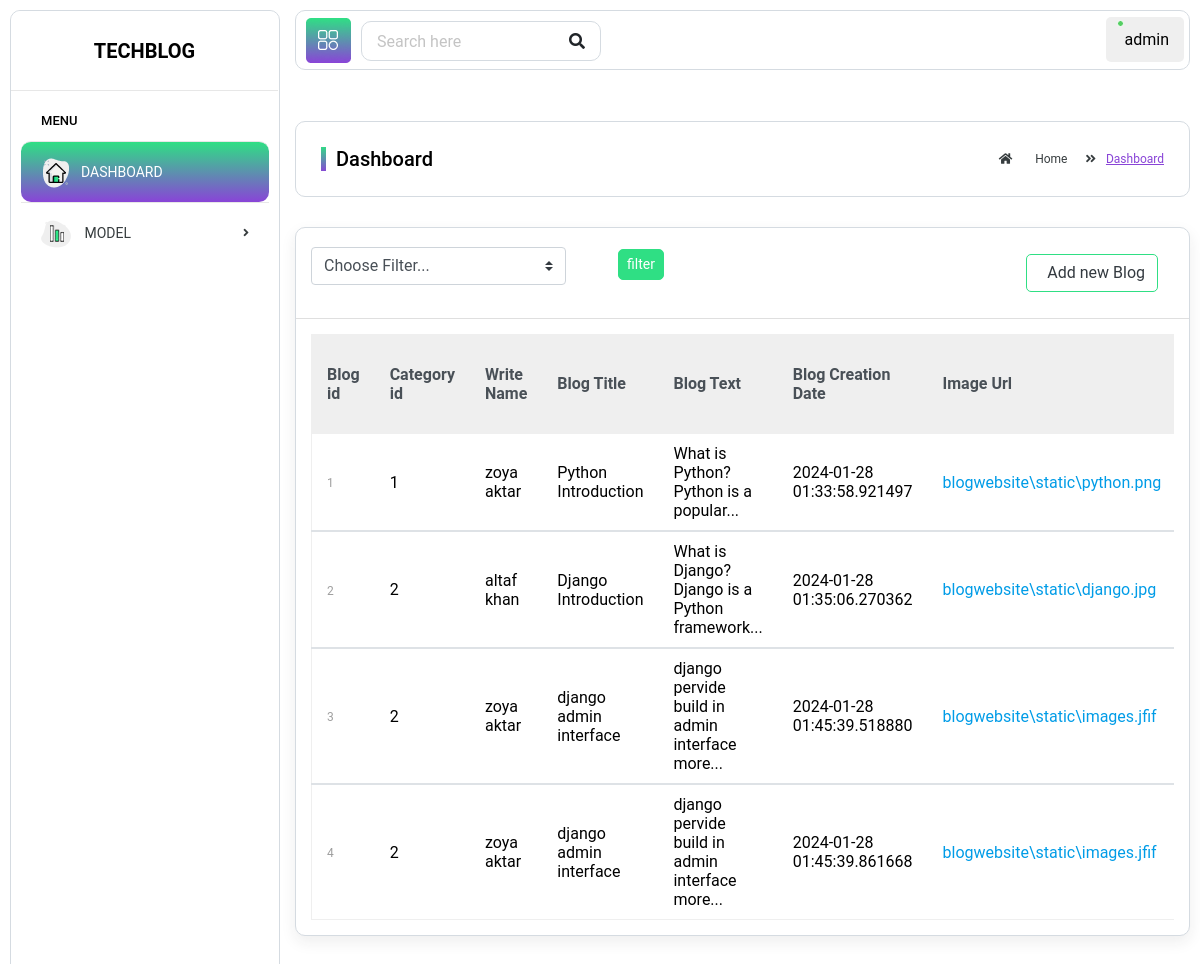
The app's page /admin/dashboard (signed in) with its own data.
### blogwebsite/model/model.py (models this page shows)
class BlogModel(db.Model):
    id = db.Column(db.Integer,primary_key=True)
    category_id = db.Column(db.Integer,db.ForeignKey('category_master.category_id'), nullable=False)
    writer_name = db.Column(db.String(50), nullable=False)
    blog_title = db.Column(db.String(120), nullable=False)
    blog_text = db.Column(db.Text, nullable=False)
    blog_creation_date = db.Column(db.DateTime)
    image = db.Column(db.String(255))
    image_data = db.Column(db.String(255))
    blog_read_count = db.Column(db.Integer, default=0)

### siteadmin/route.py (the view)
@siteadmin.route('/dashboard', methods=['GET', 'POST'])
@admin_auth
def dashboard():
    blog = BlogModel.query.all()
    return render_template('home.html',blog=blog)

### blogwebsite/main.py (called while the page is built)
def get_all_categories():
    try:
        global global_all_category_no, global_all_category_name
        all_category_info = db.session.query(CategoryMaster.category_id,CategoryMaster.category_name)
        all_category_info = list(all_category_info)
        global_all_category_no, global_all_category_name = zip(*all_category_info)
    except Exception as e:
        pass

@app.before_request
def create_all():
    get_all_categories()

### siteadmin/route.py (called while the page is built)
def get_all_categories():
    try:
        global global_all_category_no, global_all_category_name
        all_category_info = db.session.query(CategoryMaster.category_id,CategoryMaster.category_name)
        all_category_info = list(all_category_info)
        global_all_category_no, global_all_category_name = zip(*all_category_info)
    except Exception as e:
        pass

@siteadmin.before_app_request
def create_all():
    get_all_categories()

### siteadmin/templates/home.html (shortened to what this page needs)
﻿{% extends "admin_base.html" %}
{% block content %}
		<div class="page-wrapper">
		<div class="content container-fluid">
		<div class="page-header">
		<div class="row">
		<div class="col-md-6">
		<h3 class="page-title mb-0">Dashboard</h3>
		</div>
		<div class="col-md-6">
		<ul class="breadcrumb mb-0 p-0 float-right">
		<li class="breadcrumb-item"><a href="/admin/dashboard"><i class="fas fa-home"></i> Home</a></li>
		<li class="breadcrumb-item"><span>Dashboard</span></li>
		</ul>
		</div>
		</div>
		</div>
		<div class="row">
			<div class="col-lg-12">
			<div class="card">
			<div class="card-header">
			<div class="row align-items-center">
			<div class="col-sm-6">
				<form method='get' action="{{url_for('siteadmin.blog_filte')}}">
					<div class="form-row align-items-center">
					  <div class="col-auto my-1">
					  <select class="custom-select mr-sm-2" name="bquery" id="inlineFormCustomSelect">
						<option selected>Choose Filter...</option>
					  </select>
					  </div>
					 <div class="col-auto my-1">
					  <div class="custom-control custom-checkbox mr-sm-2">
					  </div>
					  </div>
					  <div class="col-auto my-1">
					  <button type="submit" class="btn btn-primary  btn-sm mb-1">filter</button>
					  </div>
					</div>
					</form>
			</div>
			<div class="col-sm-6 text-sm-right">
			<div class=" mt-sm-0 mt-2">
			<button class="btn btn-outline-primary mr-2"><a href="{{url_for('siteadmin.insert_blog')}}" class="ml-2 text-dark">Add new Blog</span></button>
			</div>
			</div>
			</div>
			</div>
			<div class="card-body">
			<div class="table-responsive">
			<table class="table custom-table">
			<thead class="thead-light">
			<tr>
			<th>Blog id</th>
			<th>Category id </th>
			<th>Write Name</th>
			<th>Blog Title</th>
			<th>Blog Text</th>
			<th>Blog Creation Date</th>
			<th>Image Url</th>
			</tr>
			</thead>
			{% if blog %}
			{% for blog in blog %}
			<tbody>
			<tr>
			<td>
			<h2><a href="/"><span>{{blog.id}}</span></a></h2>
			</td>
			<td>{{blog.category_id}}</td>
			<td>{{blog.writer_name}}</td>
			<td>{{blog.blog_title|truncate(50)}}</td>
			<td>{{blog.blog_text|truncate(50)}}</td>
			<td>{{blog.blog_creation_date}}</td>
			<td><a href="{{blog.image}}" target="blank">{{blog.image}}</a></td>
			</tr>
			</tbody>
			{% endfor %}
			{% endif %}
			</table>
			</div>
			</div>
			</div>
			</div>
			</div>
	</div>
	</div>
{% endblock content %}

### records on screen
BlogModel: id "1", category_id "1", writer_name "zoya aktar", blog_title "Python Introduction", blog_text "What is Python? Python is a popular...", blog_creation_date "2024-01-28 01:33:58.921497", image "blogwebsite\\static\\python.png"
BlogModel: id "2", category_id "2", writer_name "altaf khan", blog_title "Django Introduction", blog_text "What is Django? Django is a Python framework...", blog_creation_date "2024-01-28 01:35:06.270362", image "blogwebsite\\static\\django.jpg"
BlogModel: id "3", category_id "2", writer_name "zoya aktar", blog_title "django admin interface", blog_text "django pervide build in admin interface more...", blog_creation_date "2024-01-28 01:45:39.518880", image "blogwebsite\\static\\images.jfif"
BlogModel: id "4", category_id "2", writer_name "zoya aktar", blog_title "django admin interface", blog_text "django pervide build in admin interface more...", blog_creation_date "2024-01-28 01:45:39.861668", image "blogwebsite\\static\\images.jfif"

### other values on screen
{{ session['username'] }} "admin"
